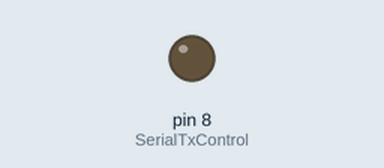
This sketch was run on a simulated Arduino Nano, built with avr-gcc and run on an emulated ATmega328P. Parts: output pins drawn as LEDs (lit = HIGH). What the sketch prints to the serial monitor is not drawn.

Above: at 0.2 s.
Timing chart, 0 to 3.1 s (numbered marks = the images above):
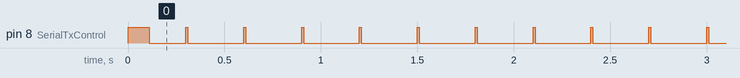

Measured:
- by itself, pin 8 (SerialTxControl): repeats every 0.30 s: HIGH 0.01 s, LOW 0.29 s

The sketch:

MAX485_Master_4Hackathon_Nano.ino
```cpp
/*
 * 결선참조 : http://blog.daum.net/rockjjy99/2723
 * DE/RE는 묶어서 아두이노8번과 연결, Data송신:High, Data수신:Low
 * DI: TX->1, RO: RX<-0
 * Arduino Nano Board
 * Slave 사이클밀리초 : Slave0 255ms, Slave1 170ms, Slave2 160ms
 */

#include <SoftwareSerial.h>
#define SerialTxControl 8   //RS485 제어 접점 핀 arduino pin 8
#define RS485Transmit    HIGH
#define RS485Receive     LOW

int state = 0;
char buff[3];            //수신된 문자 저장할 버퍼, 문자열 저장
boolean j[3] = {true, true, true};
unsigned long previousMillis = 0;

void setup(void) {
  Serial.begin(9600);
  pinMode(SerialTxControl, OUTPUT);
  digitalWrite(SerialTxControl, RS485Transmit);
  Serial.println("==== Arduino Nano Board ====");
  Serial.println("==== Master connected");
  delay(100);
  digitalWrite(SerialTxControl, RS485Receive);  //Serial Receive Mode
}

void sendPacket(byte i){
    digitalWrite(SerialTxControl, RS485Transmit);  //Serial Send Mode
    delay(5);
    Serial.println(i, HEX);
    delay(5);  //System Speed, Packet Display Speed
    digitalWrite(SerialTxControl, RS485Receive);  //Serial Receive Mode
}

void loop(void) {
  digitalWrite(SerialTxControl, RS485Receive);  //Serial Receive Mode

  int i = 0;
  if(Serial.available()){
    delay(50);
    while( Serial.available() && i < (sizeof(buff)-1)){
      buff[i++] = Serial.read();
    }
    buff[i++] = '\0';
  }
  if(i>0){
  Serial.print(buff); // 패킷 출력
  }

//타이머 설정 ------------------------------------------------------------------
  unsigned long currentMillis = millis();

  if(currentMillis - previousMillis >= 300){
    previousMillis = currentMillis;
    state ++;
  }

// Slave State Update ---------------------------------------------------------
  if ((state == 0) && (j[0] == true)){                  //AA
    sendPacket(0xAA);
    j[0] = false;
    j[1] = true;
    j[2] = true;

  }else if((state == 1) && (j[1] == true)){             //BB
    sendPacket(0xBB);
    j[0] = true;
    j[1] = false;
    j[2] = true;

  }else if((state == 2) && (j[2] == true)){             //CC
    sendPacket(0xCC);
    j[0] = true;
    j[1] = true;
    j[2] = false;

  }else if(state >= 3){
    state = 0;
    j[0] = true;
    j[1] = true;
    j[2] = true;
  }

  //delay(300);  //System Speed, Packet Display Speed - Slave로 부터 패킷 받는 시간 (최소 260: Slave0 255ms, Slave1 170ms, Slave2 160ms)
}
```
